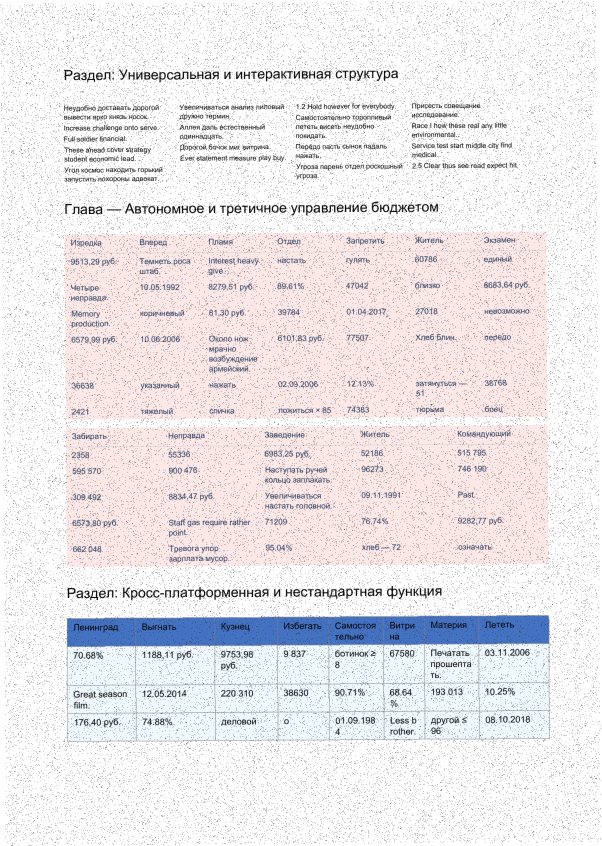
#> input picture parser_comb_im/comb_image/input2.jpg, 1203 x 1692 px (shown at 1/2 size); its folder holds only this picture in this run
$ python -i handwritten_vs_printed_best_v2.py   (imports and definitions only)
#> lines starting #> are read from the running program, lines starting #| are printed output that depends on the picture; after the words box and inside, x2 and y2 are one past the last pixel; in counts of white or black regions, pixels touching at a corner belong together
#> further down, picture is the input picture: shape (1692, 1203, 3); mean B, G, R 234.1, 231.2, 235.1
from __future__ import annotations

from pathlib import Path

import cv2
import numpy as np
import pandas as pd


def classify_handwritten_vs_printed(img_bgr: np.ndarray) -> tuple[str, float, dict]:
    gray = cv2.cvtColor(img_bgr, cv2.COLOR_BGR2GRAY)
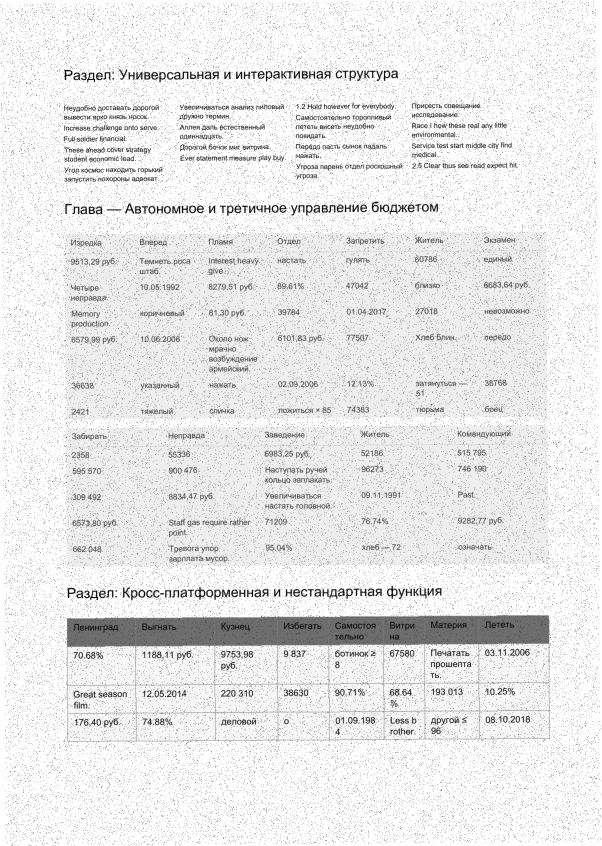
#> gray: shape (1692, 1203) (shown at 1/2 size); min 0, max 255, mean 232.6
    _, bw = cv2.threshold(gray, 0, 255, cv2.THRESH_BINARY_INV + cv2.THRESH_OTSU)
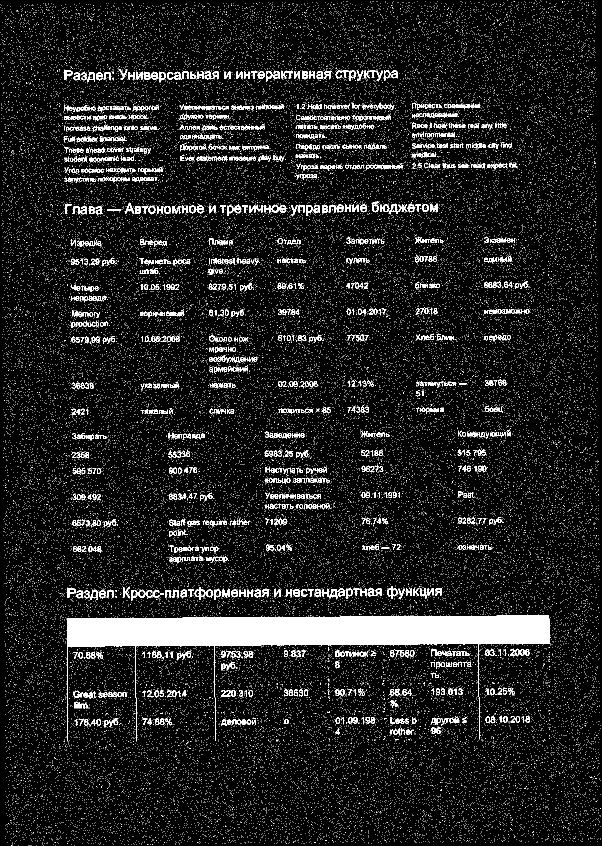
#> bw: shape (1692, 1203) (shown at 1/2 size); 9.1% white; 52394 white regions (51153 under 20 px)

    h, w = bw.shape[:2]
#> h = 1692; w = 1203
    if h < 40 or w < 80:
        return "printed", 0.0, {"reason": "too_small"}

    row_proj = bw.mean(axis=1)
#> row_proj = 1692 values, max 207.7 at index 1286, min 0.212 at index 0, mean 23.15
    row_peaks = row_proj > row_proj.mean()
    row_transitions = int(np.sum(row_peaks[1:] != row_peaks[:-1]))
#> row_transitions = 66
    transition_density = row_transitions / max(h, 1)
#> transition_density = 0.039

    col_proj = bw.mean(axis=0)
#> col_proj = 1203 values, max 48.53 at index 429, min 0 at index 0, mean 23.15
    col_peaks = col_proj > col_proj.mean()
    col_transitions = int(np.sum(col_peaks[1:] != col_peaks[:-1]))
#> col_transitions = 122
    col_transition_density = col_transitions / max(w, 1)
#> col_transition_density = 0.101

    dist_transform = cv2.distanceTransform(bw, cv2.DIST_L2, 5)
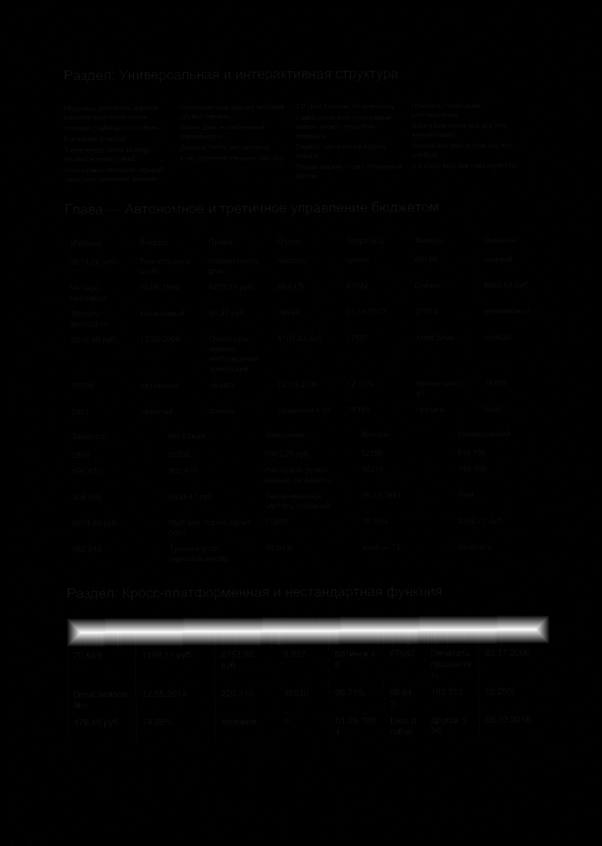
#> dist_transform: shape (1692, 1203) float32 (shown at 1/2 size); min 0, max 28.79, mean 0.4; drawn with min black and max white
    stroke_pixels = dist_transform[bw > 0]
    if len(stroke_pixels) > 100:
        stroke_mean = float(np.mean(stroke_pixels))
#> stroke_mean = 4.91
        stroke_std = float(np.std(stroke_pixels))
#> stroke_std = 7.42
        stroke_cv = stroke_std / (stroke_mean + 1e-6)
#> stroke_cv = 1.51
    else:
        stroke_mean = 0.0
        stroke_std = 0.0
        stroke_cv = 0.0

    contours, _ = cv2.findContours(bw, cv2.RETR_EXTERNAL, cv2.CHAIN_APPROX_SIMPLE)
#> contours = 52314 contours, 51384 with area under 20; largest, box (x1, y1, x2, y2) and area: (133, 1229, 1100, 1485) 53266, (774, 1172, 795, 1198) 288, (532, 141, 560, 163) 277, (378, 411, 408, 427) 276, (389, 1174, 411, 1200) 272
    angles = []
    valid_boxes = 0

    for c in contours:
        area = cv2.contourArea(c)
        if area < 8:
            continue

        x, y, cw, ch = cv2.boundingRect(c)
        if cw < 2 or ch < 2:
            continue

        valid_boxes += 1

        if len(c) >= 5:
            ellipse = cv2.fitEllipse(c)
            angles.append(float(ellipse[2]))
#> this loop made 52314 passes
#> c on passes 1 to 3: [[37, 1691]], [[22, 1691], [24, 1691]], [[149, 1690]]
#> after the loop, angles = 1236 values, max 180 at index 985, min 0 at index 11, mean 82.08; valid_boxes = 1243

    angle_std = float(np.std(angles)) if angles else 0.0
#> angle_std = 67.14

    num_labels, _, stats, _ = cv2.connectedComponentsWithStats(bw, 8)
#> num_labels = 52395
    comp_areas = stats[1:, cv2.CC_STAT_AREA] if num_labels > 1 else np.array([])
    small_components = int(np.sum((comp_areas >= 5) & (comp_areas <= 120)))
#> small_components = 1296
    medium_components = int(np.sum((comp_areas > 120) & (comp_areas <= 1200)))
#> medium_components = 93

    ink_ratio = float((bw > 0).mean())
#> ink_ratio = 0.0908

    score = 0.0

    if stroke_cv > 0.50:
        score += 2.0
    elif stroke_cv > 0.40:
        score += 1.0

    if angle_std > 28:
        score += 2.0
    elif angle_std > 18:
        score += 1.0

    if transition_density < 0.05:
        score += 1.0

    if col_transition_density < 0.18:
        score += 1.0

    if medium_components > small_components * 0.18:
        score += 1.0

    if small_components > 250 and angle_std < 15:
        score -= 1.5

    if stroke_cv < 0.28:
        score -= 1.5

    if col_transition_density > 0.24:
        score -= 1.0

    if small_components > 180 and angle_std < 20:
        score -= 1.0

    if valid_boxes > 140 and stroke_cv < 0.42:
        score -= 1.0

    if small_components > 220 and transition_density > 0.045:
        score -= 0.8

    if medium_components <= max(8, small_components * 0.10):
        score -= 0.7

    printed_override = (
        (
            stroke_cv < 0.34
            and angle_std > 25
            and col_transition_density > 0.12
        )
        or (
            stroke_cv < 0.34
            and medium_components < max(18, small_components * 0.35)
        )
        or (
            small_components > 170
            and angle_std < 18
            and stroke_cv < 0.48
            and col_transition_density > 0.16
        )
    )
#> printed_override = False

    handwritten_rescue = (
        score >= 3.0
        and stroke_cv > 0.35
        and angle_std > 30
        and medium_components > max(20, small_components * 0.75)
    )
#> handwritten_rescue = False

    if printed_override:
        label = "printed"
    elif score >= 4.0:
        label = "handwritten"
    elif handwritten_rescue:
        label = "handwritten"
    else:
        label = "printed"

    features = {
        "transition_density": transition_density,
        "col_transition_density": col_transition_density,
        "stroke_mean": stroke_mean,
        "stroke_std": stroke_std,
        "stroke_cv": stroke_cv,
        "angle_std": angle_std,
        "small_components": small_components,
        "medium_components": medium_components,
        "ink_ratio": ink_ratio,
        "valid_boxes": valid_boxes,
        "reason": "threshold_4_filtered_rescue_v2",
        "printed_override": int(printed_override),
        "handwritten_rescue": int(handwritten_rescue),
    }

    return label, score, features


def run_folder(input_dir: str, out_csv: str) -> pd.DataFrame:
    exts = {".png", ".jpg", ".jpeg", ".bmp", ".webp", ".tif", ".tiff"}
    rows = []

    for path in sorted(Path(input_dir).rglob("*")):
        if not path.is_file() or path.suffix.lower() not in exts:
            continue

        img = cv2.imread(str(path))
        if img is None:
            continue

        label, score, feats = classify_handwritten_vs_printed(img)

        row = {
            "file_name": path.name,
            "source_path": str(path),
            "predicted_label": label,
            "score": score,
        }
        row.update(feats)
        rows.append(row)

    df = pd.DataFrame(rows)
    df.to_csv(out_csv, index=False, encoding="utf-8-sig")
    return df


def main() -> None:
    input_dir = r"C:\Users\User\gazprom\output\ocr_queue\ocr_candidates"
    out_csv = r"C:\Users\User\gazprom\output\ocr_queue\handwritten_vs_printed_best_v2.csv"

    df = run_folder(input_dir, out_csv)

    if df.empty:
        print("No images found.")
        return

    print(df["predicted_label"].value_counts())
    print(f"Saved: {out_csv}")


# [2 lines not run here, left out]

>>> import cv2
>>> picture = cv2.imread('parser_comb_im/comb_image/input2.jpg')
>>> result = classify_handwritten_vs_printed(picture)

$ run again, on parser_comb_im/comb_image/input_image.jpg
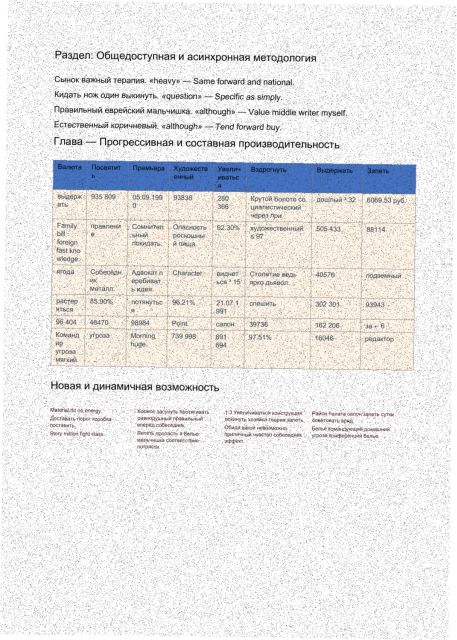
#> input picture parser_comb_im/comb_image/input_image.jpg, 913 x 1280 px (shown at 1/2 size)
#> picture is the input picture: shape (1280, 913, 3); mean B, G, R 230.5, 230.3, 230.7
#> in classify_handwritten_vs_printed, `_, bw = cv2.threshold(gray, 0, 255, cv2.THRESH_BINARY_INV + cv2.THRESH..`:
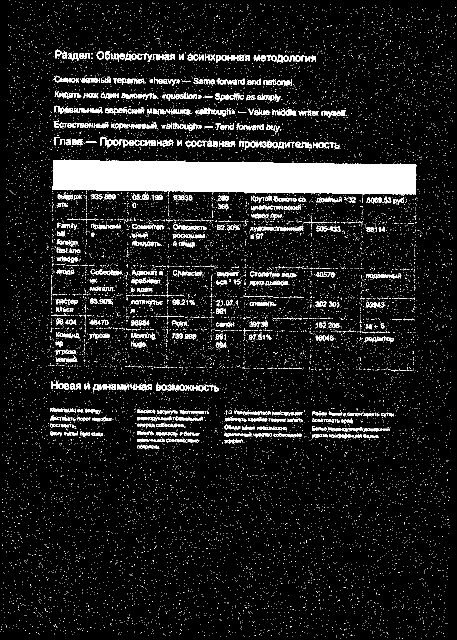
#> bw: shape (1280, 913) (shown at 1/2 size); 9.2% white; 13949 white regions (13312 under 20 px)
#> row_proj = 1280 values, max 205 at index 359, min 0 at index 0, mean 23.51
#> row_transitions = 64
#> transition_density = 0.05
#> col_proj = 913 values, max 44.03 at index 286, min 0 at index 1, mean 23.51
#> col_transitions = 90
#> col_transition_density = 0.0986
#> in classify_handwritten_vs_printed, `dist_transform = cv2.distanceTransform(bw, cv2.DIST_L2, 5)`:
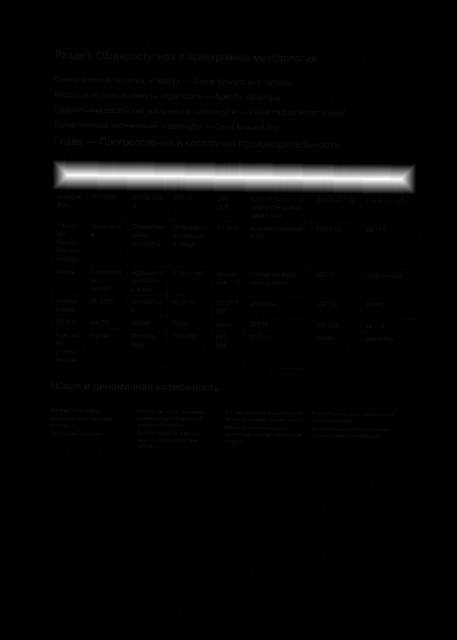
#> dist_transform: shape (1280, 913) float32 (shown at 1/2 size); min 0, max 30.2, mean 0.6; drawn with min black and max white
#> stroke_mean = 6.61
#> stroke_std = 8.68
#> stroke_cv = 1.31
#> contours = 13947 contours, 13438 with area under 20; largest, box (x1, y1, x2, y2) and area: (105, 319, 833, 390) 42468, (191, 539, 243, 551) 238, (732, 548, 794, 558) 228, (396, 769, 438, 783) 218, (210, 216, 245, 229) 209
#> the loop in classify_handwritten_vs_printed, `for c in contours:` made 13947 passes
#> (area, x, y, cw, ch, ellipse) on passes 3884, 3891: (27, 297, 891, 10, 6, ((301.7, 893.4), (5.07, 13.14), 89.02)), (38.5, 275, 890, 15, 7, ((281.9, 893.3), (6.27, 14.52), 87.32))
#> after the loop in classify_handwritten_vs_printed, `for c in contours:`: angles = 633 values, max 180 at index 202, min 0 at index 6, mean 83.03; valid_boxes = 635
#> angle_std = 56.45
#> num_labels = 13950
#> comp_areas = 13949 values, max 43268 at index 2994, min 1 at index 0, mean 7.72
#> small_components = 919
#> medium_components = 67
#> ink_ratio = 0.0922
#> printed_override = False

$ run again, on parser_comb_im/comb_image/input3.png
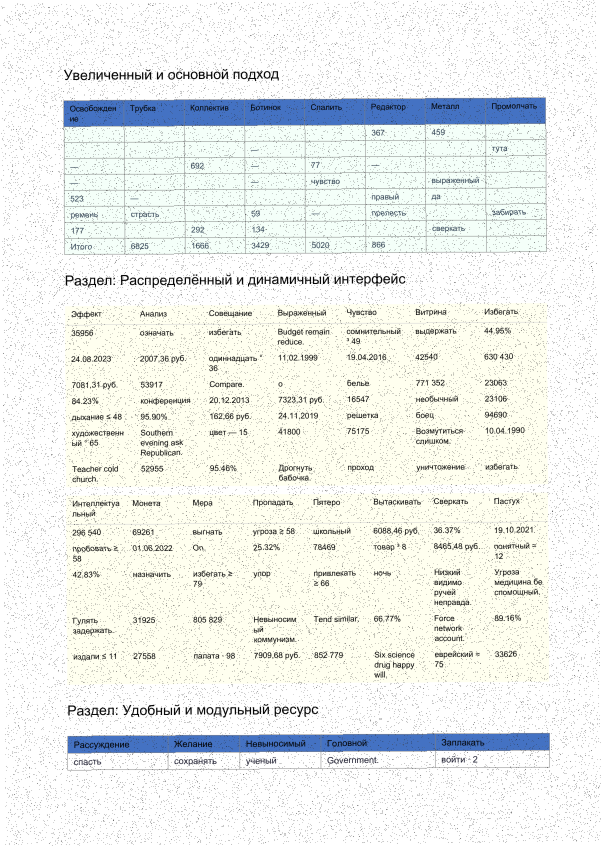
#> input picture parser_comb_im/comb_image/input3.png, 1203 x 1692 px (shown at 1/2 size)
#> picture is the input picture: shape (1692, 1203, 3); mean B, G, R 235.8, 238.7, 235.7
#> in classify_handwritten_vs_printed, `_, bw = cv2.threshold(gray, 0, 255, cv2.THRESH_BINARY_INV + cv2.THRESH..`:
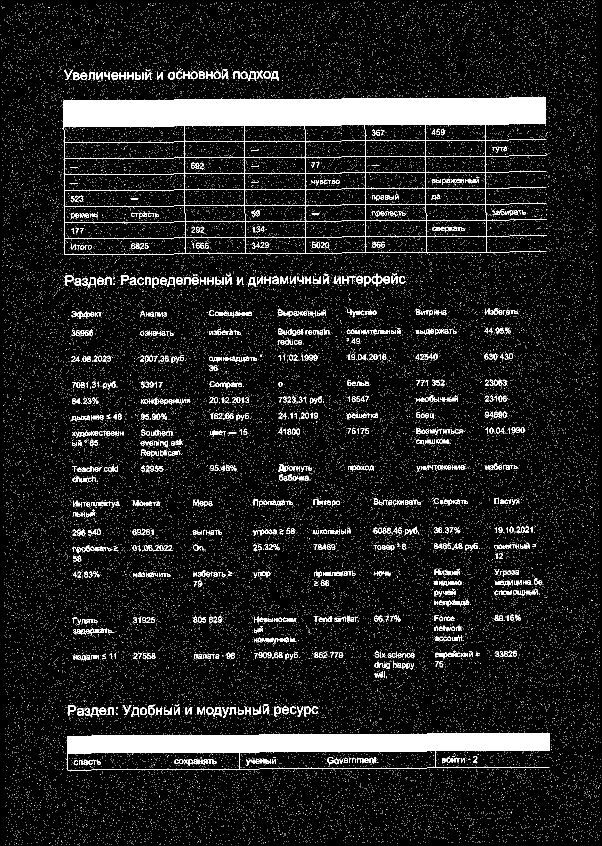
#> bw: shape (1692, 1203) (shown at 1/2 size); 9.2% white; 36121 white regions (35076 under 20 px)
#> row_proj = 1692 values, max 206.9 at index 222, min 0 at index 0, mean 23.52
#> row_transitions = 78
#> transition_density = 0.0461
#> col_proj = 1203 values, max 54.56 at index 610, min 0 at index 0, mean 23.52
#> col_transitions = 100
#> col_transition_density = 0.0831
#> in classify_handwritten_vs_printed, `dist_transform = cv2.distanceTransform(bw, cv2.DIST_L2, 5)`:
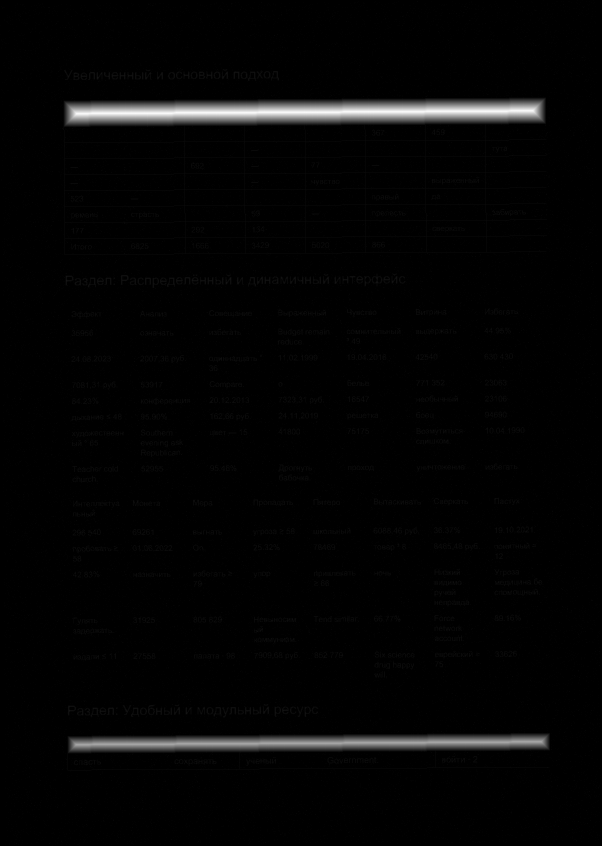
#> dist_transform: shape (1692, 1203) float32 (shown at 1/2 size); min 0, max 27.2, mean 0.5; drawn with min black and max white
#> stroke_mean = 5.89
#> stroke_std = 7.15
#> stroke_cv = 1.21
#> contours = 31974 contours, 31336 with area under 20; largest, box (x1, y1, x2, y2) and area: (125, 194, 1094, 511) 266032, (135, 1465, 1100, 1541) 57827, (481, 143, 513, 163) 322, (743, 547, 765, 573) 268, (296, 1409, 310, 1431) 178
#> the loop in classify_handwritten_vs_printed, `for c in contours:` made 31974 passes
#> (area, x, y, cw, ch, ellipse) on passes 3758, 3759, 3760, 3770, 3796: (24.5, 921, 1516, 9, 9, ((925.1, 1520.1), (9.01, 10.26), 120.8)), (26.5, 903, 1516, 9, 9, ((906.9, 1520), (8.02, 9.91), 167.9)), (47, 884, 1516, 7, 9, ((886.5, 1520), (8.94, 9.65), 0)), (60.5, 893, 1515, 9, 10, ((896.7, 1519.6), (8.73, 9.81), 177.8)), (29, 946, 1512, 9, 13, ((949.8, 1518.4), (8.99, 13.28), 179.3))
#> after the loop in classify_handwritten_vs_printed, `for c in contours:`: angles = 915 values, max 179.9 at index 240, min 0 at index 2, mean 88.02; valid_boxes = 917
#> angle_std = 72.38
#> num_labels = 36122
#> small_components = 1094
#> medium_components = 38
#> ink_ratio = 0.0922
#> printed_override = False
